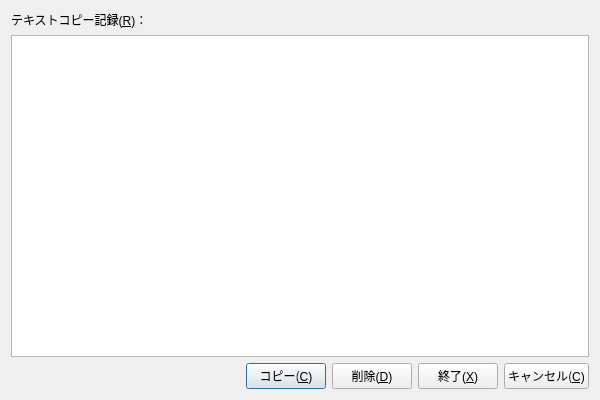
<?xml version="1.0" encoding="UTF-8"?>
<ui version="4.0">
 <class>MainDialogClass</class>
 <widget class="QDialog" name="MainDialogClass">
  <property name="geometry">
   <rect>
    <x>0</x>
    <y>0</y>
    <width>600</width>
    <height>400</height>
   </rect>
  </property>
  <property name="font">
   <font>
    <family>Yu Gothic UI</family>
   </font>
  </property>
  <property name="windowTitle">
   <string>Clipboard Monitor</string>
  </property>
  <layout class="QVBoxLayout" name="verticalLayout">
   <item>
    <widget class="QLabel" name="label">
     <property name="text">
      <string>テキストコピー記録(&amp;R)：</string>
     </property>
     <property name="buddy">
      <cstring>listWidget</cstring>
     </property>
    </widget>
   </item>
   <item>
    <widget class="QListWidget" name="listWidget"/>
   </item>
   <item>
    <layout class="QHBoxLayout" name="horizontalLayout">
     <item>
      <spacer name="horizontalSpacer">
       <property name="orientation">
        <enum>Qt::Horizontal</enum>
       </property>
       <property name="sizeHint" stdset="0">
        <size>
         <width>40</width>
         <height>20</height>
        </size>
       </property>
      </spacer>
     </item>
     <item>
      <widget class="QPushButton" name="pushButton_Copy">
       <property name="text">
        <string>コピー(&amp;C)</string>
       </property>
      </widget>
     </item>
     <item>
      <widget class="QPushButton" name="pushButton_Delete">
       <property name="text">
        <string>削除(&amp;D)</string>
       </property>
      </widget>
     </item>
     <item>
      <widget class="QPushButton" name="pushButton_Exit">
       <property name="text">
        <string>終了(&amp;X)</string>
       </property>
      </widget>
     </item>
     <item>
      <widget class="QPushButton" name="pushButton_Cancel">
       <property name="text">
        <string>キャンセル(&amp;C)</string>
       </property>
      </widget>
     </item>
    </layout>
   </item>
  </layout>
 </widget>
 <layoutdefault spacing="6" margin="11"/>
 <tabstops>
  <tabstop>listWidget</tabstop>
  <tabstop>pushButton_Copy</tabstop>
  <tabstop>pushButton_Delete</tabstop>
  <tabstop>pushButton_Exit</tabstop>
  <tabstop>pushButton_Cancel</tabstop>
 </tabstops>
 <resources>
  <include location="MainDialog.qrc"/>
 </resources>
 <connections/>
</ui>
